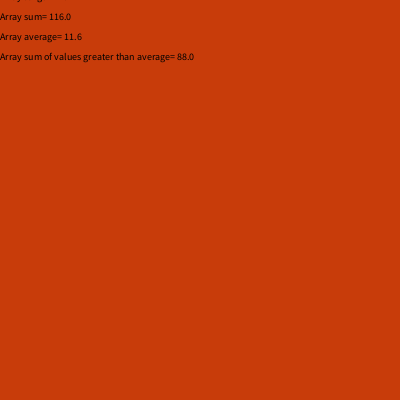
Frame 1 (no input)
Frame 60 (the mouse pressed at the canvas centre just before this capture): identical to frame 1, image omitted
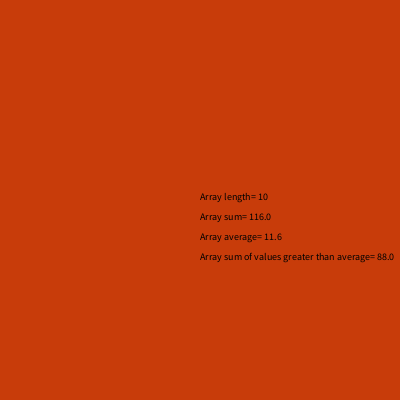
Frame 120 (the mouse held since frame 60 and released just before this capture)

The Processing sketch that drew these frames (run headless with seeded random() and noise(); from frame 60 on, the mouse is pressed at the canvas centre):

// Processing sketch: processing_74582
// ── processing_74582.pde

//Gloriana Gonzalez
//HW 9
//Arrays
//October 2012



int [] iList= {2, 8, 12, 9, 3, 27, 15, 20, 6, 14};


void setup ()
{
  size (400, 400);
  textSize(10);
  smooth();
  fill(0);


  
}
void draw()

{
 background (200, 60, 10);
 text ("Array length= " + iList.length, mouseX, mouseY);
 text ("Array sum= " + sumAll(), mouseX, mouseY+20);
 text ("Array average= " + average(), mouseX, mouseY+40);
 text ("Array sum of values greater than average= " + sumGreaterAverage(), mouseX, mouseY+60);

}




//This prints the sum of all the values of the array
float sumAll ()
{
  float sumAll=0;
  for (int i=0; i<iList.length; i++)
 {
  sumAll= sumAll + iList[i];
 }
 return sumAll;  
}


//This prints the sum of all the values of the array
float average()
{
  return sumAll()/ iList.length;
}


//This sums op the values that are greater than the average
float sumGreaterAverage()
{
  float sumGreaterAverage = 0;
  float average= average();
  for (int i =0; i<iList.length; i++)
  {
    if (iList[i] > average)
    {
       sumGreaterAverage= sumGreaterAverage + iList[i];
    }
  }
  
  return sumGreaterAverage;
}
